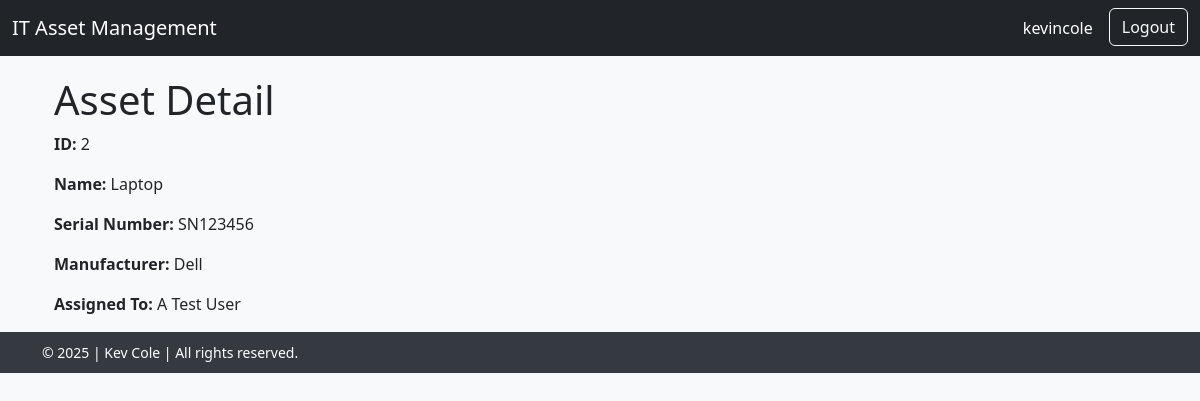
Page /assets/2/ (signed in) on the committed database.
### it_asset/models.py (models this page shows, shortened)
class ITAsset(models.Model):
    name = models.CharField(max_length=100)
    serial_number = models.CharField(max_length=100)
    purchase_date = models.DateField()
    manufacturer = models.ForeignKey(Manufacturer, on_delete=models.CASCADE)
    assigned_to = models.ForeignKey(Employee, on_delete=models.SET_NULL, null=True, blank=True)
    description = models.TextField()
    warranty_expiry = models.DateField()

class Manufacturer(models.Model):
    name = models.CharField(max_length=100)
    website = models.URLField(blank=True)

class Employee(models.Model):
    user = models.OneToOneField(User, on_delete=models.CASCADE)
    department = models.CharField(max_length=100)
    position = models.CharField(max_length=100)
    name = models.CharField(max_length=100)
    def __str__(self):
        return self.name

### it_asset/views.py (the view)
# urls.py: path("assets/<int:pk>/", it_asset_views.asset_detail, name="asset_detail"),
@login_required
def asset_detail(request, pk):
    asset = get_object_or_404(ITAsset, pk=pk)
    manufacturers = Manufacturer.objects.all()
    employees = Employee.objects.all()
    context = {
        'asset': asset,
        'manufacturers': manufacturers,
        'employees': employees,
    }
    return render(request, 'assets/asset_detail.html', context)

### it_asset/templates/assets/asset_detail.html (shortened to what this page needs)
{% extends "base.html" %}
{% block content %}
<div class="container">
    <h1>Asset Detail</h1>
    <p><strong>ID:</strong> {{ asset.id }}</p>
    <p><strong>Name:</strong> {{ asset.name }}</p>
    <p><strong>Serial Number:</strong> {{ asset.serial_number }}</p>
    <p><strong>Manufacturer:</strong> {{ asset.manufacturer.name }}</p>
    <p><strong>Assigned To:</strong> {{ asset.assigned_to }}</p>
</div>
{% endblock %}

### it_asset/templates/base.html (shortened to what this page needs)
<!DOCTYPE html>
<html lang="en">
<head>
    <link href="https://cdn.jsdelivr.net/npm/bootstrap@5.3.0-alpha1/dist/css/bootstrap.min.css" rel="stylesheet">
</head>
<body>
    <nav class="navbar navbar-expand-lg navbar-dark bg-dark">
        <div class="container-fluid">
            <a class="navbar-brand" href="#">IT Asset Management</a>
            <div class="collapse navbar-collapse" id="navbarNav">
                <ul class="navbar-nav ms-auto">
                    {% if user.is_authenticated %}
                        <li class="nav-item">
                            <a class="nav-link text-white me-2" href="{% url 'user_profile' %}">
                                {{ user.get_full_name|default:user.username }}
                            </a>
                        </li>
                        <li class="nav-item">
                            <a class="btn btn-outline-light" href="{% url 'logout' %}">Logout</a>
                        </li>
                    {% else %}
                        <li class="nav-item">
                            <a class="btn btn-outline-light" href="{% url 'login' %}">Login</a>
                        </li>
                    {% endif %}
                </ul>
            </div>
        </div>
    </nav>
    <div class="container">
        {% block content %}{% endblock %}
    </div>
    <footer class="footer">
        <div class="container">
            <span>&copy; 2025 | Kev Cole | All rights reserved.</span>
        </div>
    </footer>
</body>
</html>

### it_asset/templates/base.html (style rules this page uses)
body { background-color: #f8f9fa; }
.navbar { margin-bottom: 20px; }
.footer { background-color: #343a40; color: white; padding: 10px 0; text-align: left; font-size: 0.875rem; }

### rows in the picture
ITAsset: id "2", name "Laptop", serial_number "SN123456", manufacturer.name "Dell", assigned_to "A Test User"

### other values in the picture
{{ user.get_full_name|default:user.username }} "kevincole"
